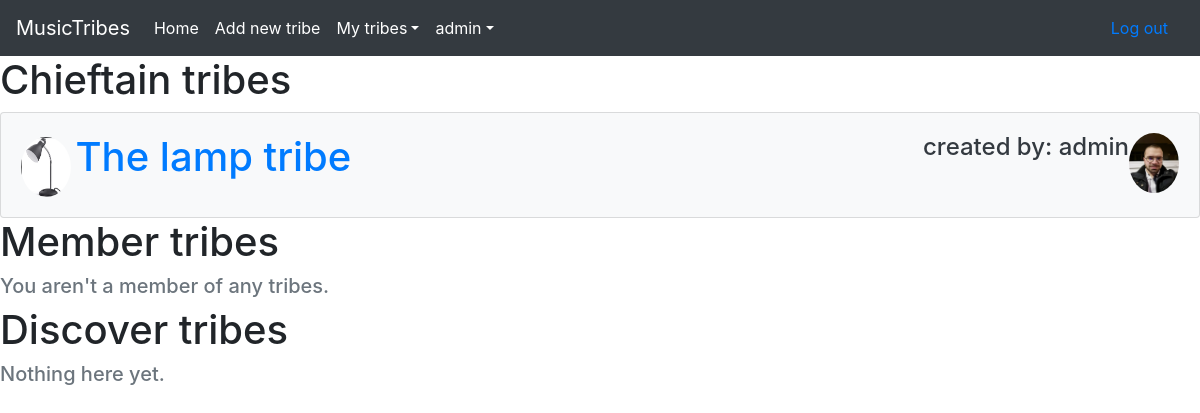
The app's page / (signed in) with its own data.
### app/models.py (models this page shows, shortened)
class TimeStamped(models.Model):
    created_at = models.DateTimeField(editable=False)
    updated_at = models.DateTimeField(editable=False)
    class Meta:
        abstract = True

class Tribe(TimeStamped):
    chieftain = models.ForeignKey(Profile, on_delete=models.CASCADE, default=1)
    name = models.CharField(unique=True,max_length=50,blank=False)
    logourl =  models.CharField(max_length=1000,default="https://image.shutterstock.com/image-vector/hand-drawn-tribal-label-textured-260nw-471977746.jpg",blank=False)
    logo_img = models.ImageField(upload_to='images/tribes',blank = True)
    genre = models.CharField(max_length=100,blank=False)
    def author(self):
        return self.chieftain
    def created_by(self):
        return self.chieftain.user.username

### accounts/models.py (models this page shows, shortened)
class Profile(models.Model):
    user = models.OneToOneField(User, on_delete=models.CASCADE)
    bio = models.TextField(max_length=1000, blank=True)
    avatarurl =  models.CharField(max_length=1000,default="https://icon-library.com/images/unknown-person-icon/unknown-person-icon-17.jpg",blank=True)
    tribes = models.ManyToManyField('app.Tribe',blank=True)
    avatar_img = models.ImageField(upload_to='images',blank = True)

### app/views.py (the view)
# urls.py: path('', views.index, name='index'),
def index(request):
    if request.user.is_authenticated:
        tribes = Tribe.objects.order_by("created_at")
        chieftain_tribes_id = []
        for tribe in tribes:
            if tribe.chieftain == request.user.profile:
                chieftain_tribes_id.append(tribe.id)
        chieftain_tribes = Tribe.objects.filter(id__in = chieftain_tribes_id)
        member_tribes_id = []
        for tribe in tribes:
            for user_tribe in request.user.profile.tribes.all():
                if tribe == user_tribe:
                    member_tribes_id.append(tribe.id)
        member_tribes = Tribe.objects.filter(id__in = member_tribes_id)
        discover_tribes_id =[]
        for tribe in tribes:
            if not tribe.id in chieftain_tribes_id and not tribe.id in member_tribes_id:
                discover_tribes_id.append(tribe.id)
        discover_tribes = Tribe.objects.filter(id__in = discover_tribes_id)
        context = {"chieftain_tribes":chieftain_tribes,
                    "member_tribes": member_tribes,
                    "discover_tribes": discover_tribes}
        return render(request,"app/index.html",context)
    else:
        tribes = Tribe.objects.order_by("created_at")
        context={"tribes":tribes}
        return render(request,"app/index.html",context)

### app/templates/app/index.html
{% extends 'app/base.html' %}
{% load static %}
{% block content %}
{%if not user.is_authenticated%}
    {% for tribe in tribes %}
        <div class="card bg-light text-dark">
            <div class="card-body">
                {%if tribe.logo_img%}
                    <img class = "avatar" src="{{tribe.logo_img.url}}"></img>
                {% else %}
                    <img class = "avatar" src="{{tribe.logourl}}"></img>
                {% endif%}
                <a href="{% url 'app:tribe' tribe.id %}"><h1 style="display:inline;">{{ tribe.name }}</h1></a>
                {% if tribe.author.avatar_img %}
                    <img class="card-img float-right" src="{{tribe.author.avatar_img.url}}" alt="Card image">
                {% else %}
                    <img class="card-img float-right" src="{{tribe.author.avatarurl}}" alt="Card image">
                {% endif %}
                <h4 class ="float-right" style="display:inline;">created by: {{tribe.created_by}}</h4>
            </div>
        </div>
    {% endfor %}
{%else%}
    <h1>Chieftain tribes</h1>
    {%for chieftain_tribe in chieftain_tribes%}
        <div class="card bg-light text-dark">
            <div class="card-body">
                {%if chieftain_tribe.logo_img%}
                    <img class = "avatar" src="{{chieftain_tribe.logo_img.url}}"></img>
                {% else %}
                    <img class = "avatar" src="{{chieftain_tribe.logourl}}"></img>
                {% endif%}
                <a href="{% url 'app:tribe' chieftain_tribe.id %}"><h1 style="display:inline;">{{ chieftain_tribe.name }}</h1></a>
                {% if chieftain_tribe.author.avatar_img %}
                    <img class="card-img float-right" src="{{chieftain_tribe.author.avatar_img.url}}" alt="Card image">
                {% else %}
                    <img class="card-img float-right" src="{{chieftain_tribe.author.avatarurl}}" alt="Card image">
                {% endif %}
                <h4 class ="float-right" style="display:inline;">created by: {{chieftain_tribe.created_by}}</h4>
            </div>
        </div>
        {%empty%}
        <h5 class="text-muted">You aren't a chieftain of any tribes. Create a new tribe to become a chieftain.</h5>
        {% endfor %}
        <h1>Member tribes</h1>
        {% for member_tribe in member_tribes%}
        <div class="card bg-light text-dark">
            <div class="card-body">
                {%if member_tribe.logo_img%}
                    <img class = "avatar" src="{{member_tribe.logo_img.url}}"></img>
                {% else %}
                    <img class = "avatar" src="{{member_tribe.logourl}}"></img>
                {% endif%}
                <a href="{% url 'app:tribe' member_tribe.id %}"><h1 style="display:inline;">{{ member_tribe.name }}</h1></a>
                {% if member_tribe.author.avatar_img %}
                    <img class="card-img float-right" src="{{member_tribe.author.avatar_img.url}}" alt="Card image">
                {% else %}
                    <img class="card-img float-right" src="{{member_tribe.author.avatarurl}}" alt="Card image">
                {% endif %}
                <h4 class ="float-right" style="display:inline;">created by: {{member_tribe.created_by}}</h4>
            </div>
        </div>
        {%empty%}
        <h5 class="text-muted">You aren't a member of any tribes.</h5>
        {% endfor %}
        <h1>Discover tribes</h1>
        {% for discover_tribe in discover_tribes%}
        <div class="card bg-light text-dark">
            <div class="card-body">
                {%if dicover_tribe.logo_img%}
                    <img class = "avatar" src="{{discover_tribe.logo_img.url}}"></img>
                {% else %}
                    <img class = "avatar" src="{{discover_tribe.logourl}}"></img>
                {% endif%}
                <a href="{% url 'app:tribe' discover_tribe.id %}"><h1 style="display:inline;">{{ discover_tribe.name }}</h1></a>
                {% if discover_tribe.author.avatar_img %}
                    <img class="card-img float-right" src="{{discover_tribe.author.avatar_img.url}}" alt="Card image">
                {% else %}
                    <img class="card-img float-right" src="{{disover_tribe.author.avatarurl}}" alt="Card image">
                {% endif %}
                <h4 class ="float-right" style="display:inline;">created by: {{discover_tribe.created_by}}</h4>
            </div>
        </div>
        {%empty%}
        <h5 class="text-muted">Nothing here yet.</h5>
        {% endfor %}
{%endif%}
{% endblock %}

### app/templates/app/base.html (shortened to what this page needs)
{% load static %}
<html lang="en">
  <head>
    <link rel="stylesheet" href="https://maxcdn.bootstrapcdn.com/bootstrap/4.0.0/css/bootstrap.min.css">
    <link rel="stylesheet" type="text/css" href="{% static '/app/css/base.css' %}">
    <link rel="stylesheet" href="https://cdnjs.cloudflare.com/ajax/libs/font-awesome/4.7.0/css/font-awesome.min.css">
  </head>
  <body>
    <div class="navbar-container">
    <nav class="navbar navbar-expand-md navbar-dark bg-dark">
      <div class="navbar-brand" href="#">MusicTribes</div>
      <div class="collapse navbar-collapse" id="navbarsExampleDefault">
        <ul class="navbar-nav mr-auto">
          <li class="nav-item active">
            <a class="nav-link" href="{%url 'app:index'%}">Home <span class="sr-only">(current)</span></a>
          </li>
          {% if user.is_authenticated %}
          <li class="nav-item active">
            <a class="nav-link " href="{% url 'app:create_tribe' %}">Add new tribe</a>
          </li>
          <li class="nav-item dropdown active">
            <a class="nav-link dropdown-toggle" href="" id="dropdown01" data-toggle="dropdown" aria-haspopup="true" aria-expanded="false">My tribes</a>
          </li>
          {% endif %}
          {% if user.is_authenticated %}
          <li class="nav-item dropdown active">
            <a class="nav-link dropdown-toggle" href="" id="dropdown01" data-toggle="dropdown" aria-haspopup="true" aria-expanded="false">{{user.username}}</a>
          </li>
        </ul>
        <a class="nav-link float-right" href="{% url 'logout' %}">Log out</a>
        {% else %}
        <a class="nav-link float-right" href="{% url 'login' %}">Log in</a>
        <a class="nav-link" href="{% url 'accounts:signup' %}">Sign up</a>
        {% endif %}
      </div>
    </nav>
  </div>
    <div class="container-main">
      {% block content %}
      {% endblock %}
    </div>
  </body>
</html>

### app/static/app/css/base.css (style rules this page uses)
.card-img { width:50px; height:60px; border-radius: 50%; }
.avatar { width:50px; height:60px; border-radius: 50%; }

### records on screen
Tribe: logo_img (picture), name "The lamp tribe", author.avatar_img (picture), created_by "admin"

### other values on screen
{{ user.username }} "admin"
